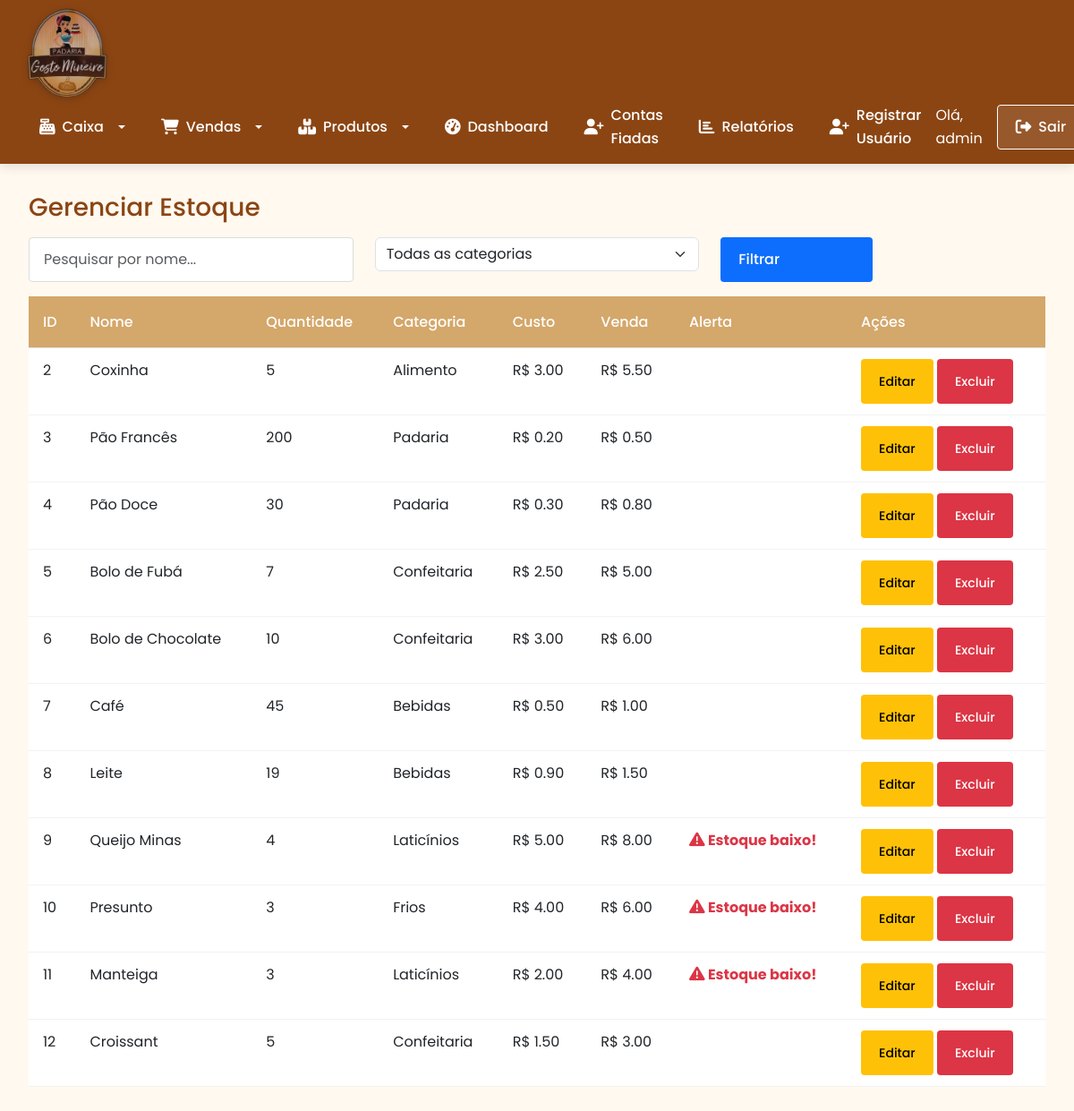
The app's page /estoque (signed in), older data.
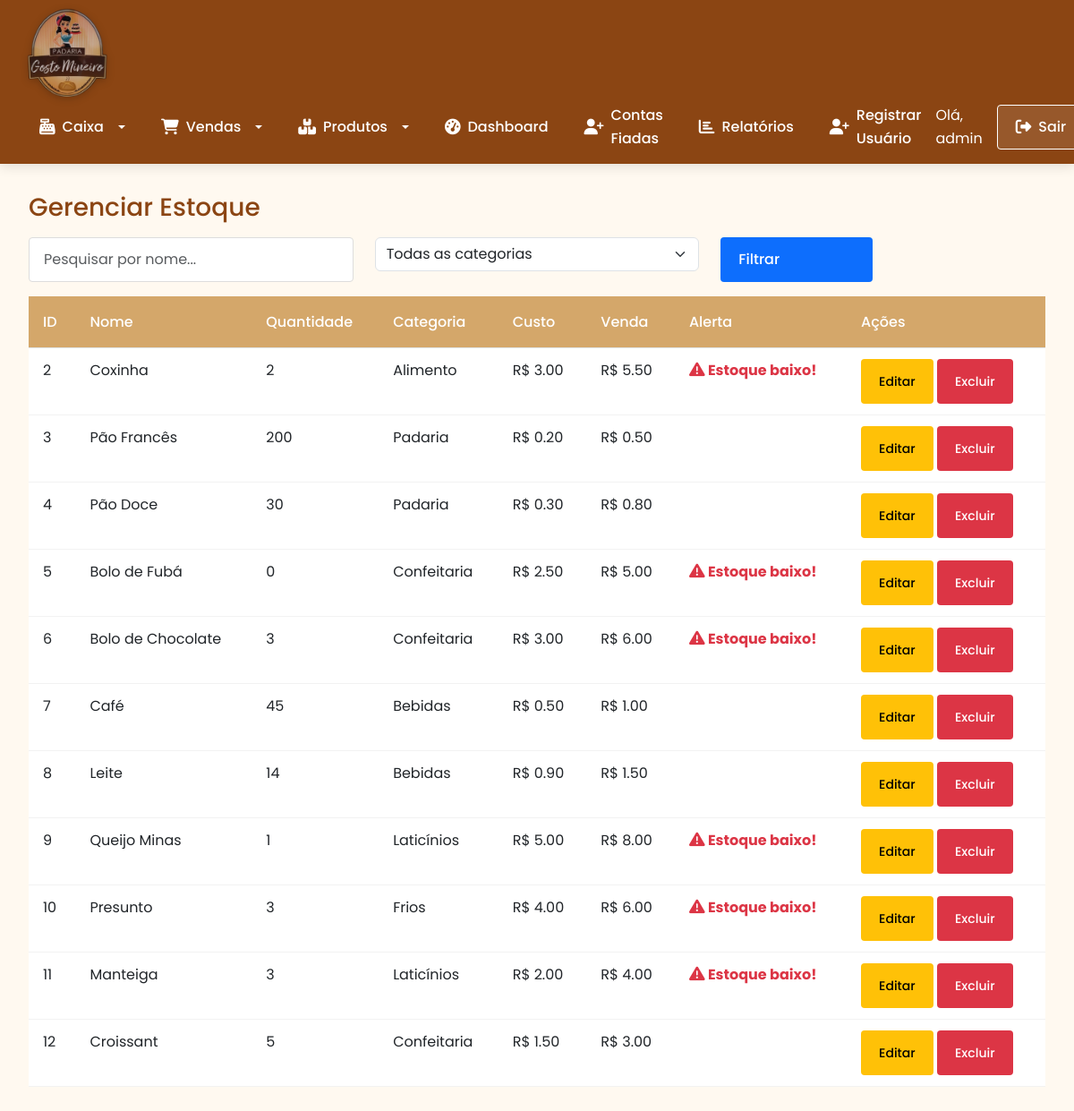
The same page, newer data.
### tables this page shows
CREATE TABLE itens (
    id INTEGER PRIMARY KEY AUTOINCREMENT,
    nome TEXT NOT NULL,
    quantidade INTEGER NOT NULL,
    categoria TEXT NOT NULL,
    custo REAL NOT NULL,
    venda REAL NOT NULL
);

### app.py (the view)
@app.route('/estoque', methods=['GET'])
@login_required
def estoque():
    pesquisa = request.args.get('pesquisa', '')
    categoria = request.args.get('categoria', '')
    query = 'SELECT * FROM itens WHERE 1=1'
    params = []
    if pesquisa:
        query += ' AND nome LIKE ?'
        params.append(f'%{pesquisa}%')
    if categoria:
        query += ' AND categoria = ?'
        params.append(categoria)
    db = get_db()
    cur = db.execute(query, params)
    itens = cur.fetchall()
    categorias = db.execute('SELECT DISTINCT categoria FROM itens').fetchall()
    return render_template('estoque.html', itens=itens, categorias=categorias)

### app.py (called while the page is built)
@app.before_request
def make_session_permanent():
    session.permanent = True  # Ativa expiração da sessão

@login_manager.user_loader
def load_user(user_id):
    db = get_db()
    cur = db.execute('SELECT * FROM usuarios WHERE id = ?', (user_id,))
    user = cur.fetchone()
    if user:
        return User(user[0], user[1], user[3])
    return None

### database.py (called while the page is built)
def get_db():
    db = getattr(g, '_database', None)
    if db is None:
        db = g._databse = sqlite3.connect(DATABASE)
        db.row_factory = sqlite3.Row
    return db

def close_connection(exception):
    db = getattr(g, '_database', None)
    if db is not None:
        db.close()

### templates/estoque.html (shortened to what this page needs)
{% extends "base.html" %}
{% block content %}
<h3>Gerenciar Estoque</h3>
<form method="GET" class="mb-3">
    <div class="row">
        <div class="col-md-4">
            <input type="text" name="pesquisa" class="form-control" placeholder="Pesquisar por nome...">
        </div>
        <div class="col-md-4">
            <select name="categoria" class="form-select">
                <option value="">Todas as categorias</option>
            </select>
        </div>
        <div class="col-md-2">
            <button type="submit" class="btn btn-primary w-100">Filtrar</button>
        </div>
    </div>
</form>
<table class="table">
    <thead>
        <tr>
            <th>ID</th>
            <th>Nome</th>
            <th>Quantidade</th>
            <th>Categoria</th>
            <th>Custo</th>
            <th>Venda</th>
            <th class="alerta">Alerta</th>
            <th class="acoes">Ações</th>
        </tr>
    </thead>
    <tbody>
        {% for item in itens %}
            <tr>
                <td>{{ item[0] }}</td>
                <td>{{ item[1] }}</td>
                <td>{{ item[2] }}</td>
                <td>{{ item[3] }}</td>
                <td>R$ {{ "%.2f"|format(item[4]) }}</td>
                <td>R$ {{ "%.2f"|format(item[5]) }}</td>
                <td class="{% if item[2] < 5 %}text-danger fw-bold{% endif %}">
                    {% if item[2] < 5 %}
                        <i class="fas fa-exclamation-triangle"></i> Estoque baixo!
                    {% endif %}
                </td>
                <td>
                    <a href="{{ url_for('editar_item', item_id=item[0]) }}" class="btn btn-warning btn-sm">Editar</a>
                    <a href="{{ url_for('excluir_item', item_id=item[0]) }}" class="btn btn-danger btn-sm" onclick="return confirm('Tem certeza que deseja excluir?')">Excluir</a>
                </td>
            </tr>
        {% endfor %}
    </tbody>
</table>
{% endblock %}

Row changes from the older to the newer data that the page shows:
changed itens "Coxinha": quantidade "5" → "2"; now shows "Estoque baixo!"
changed itens "Bolo de Fubá": quantidade "7" → "0"; now shows "Estoque baixo!"
changed itens "Bolo de Chocolate": quantidade "10" → "3"; now shows "Estoque baixo!"
changed itens "Leite": quantidade "19" → "14"
changed itens "Queijo Minas": quantidade "4" → "1"
